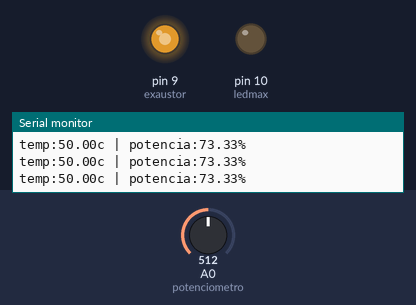
Simulated run of this sketch. Board: Arduino Uno, built with avr-gcc and run on an emulated ATmega328P. Parts: output pins drawn as LEDs (lit = HIGH), the last lines printed to the serial monitor. The test bench sets the inputs (shaded band); at power-on: A0 (potenciometro) = 512.

Above: at 1.2 s.
1.3 s: A0 (potenciometro) set to 716
At 1.7 s:
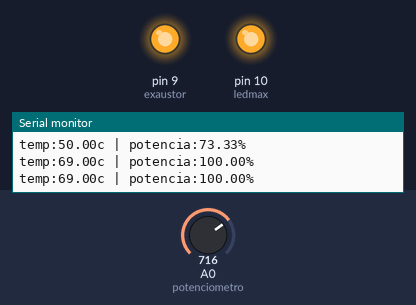
2.9 s: A0 (potenciometro) set to 643
4.4 s: A0 (potenciometro) set to 615
At 5.6 s:
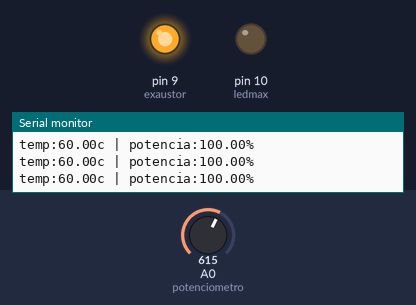
5.9 s: A0 (potenciometro) set to 306
At 7.2 s:
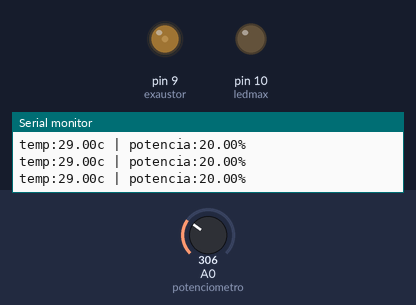
7.5 s: A0 (potenciometro) set to 900
At 8.8 s:
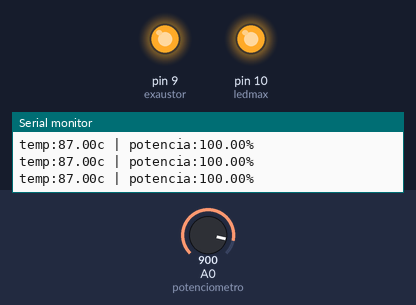
9.1 s: A0 (potenciometro) set to 122
At 10.6 s:
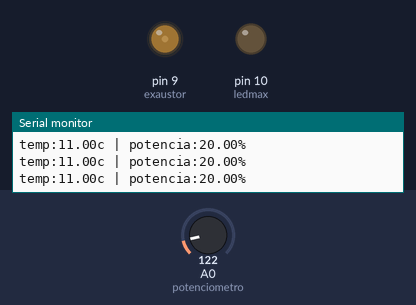
Timing chart, 0 to 12.1 s (numbered marks = the images above; inputs shaded):
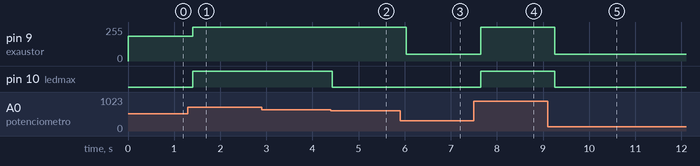

The sketch:

sistemaDeVentilacao.ino
```cpp
const int potenciometro = A0;
const int exaustor = 9;
const int ledmax = 10;

void setup (){
  pinMode(exaustor, OUTPUT);
  pinMode(ledmax, OUTPUT);
  Serial.begin(9600);
}
void loop(){
  int leitura = analogRead(potenciometro);
  float temperatura = map(leitura,0,1023,0,100);

  int potencia = 0;

  if (temperatura < 30.0) {
    potencia = 51;
    digitalWrite(ledmax, LOW);

  } else if (temperatura <= 60.0){
    potencia = map(temperatura,30,60,51,255);
    digitalWrite(ledmax, LOW);

  } else {
    potencia = 255;
    digitalWrite(ledmax, HIGH);
  }
  analogWrite(exaustor, potencia);

  Serial.print("temp:");
  Serial.print(temperatura);
  Serial.print ("c | potencia:");
  Serial.print((potencia / 255.0) * 100.0);
  Serial.println("%");

  delay(200);
}
```

Measured:
- the behaviour switches between 625 and 624 on A0 (potenciometro) (found by bisection; images 1 and 2)
- after the input at 1.3 s, pin 9 (exaustor): 187/255 → 255/255 after 0.11 s; pin 10 (ledmax): LOW → HIGH after 0.11 s
- after the input at 4.4 s, pin 10 (ledmax): HIGH → LOW at once
- after the input at 5.9 s, pin 9 (exaustor): 255/255 → 51/255 after 0.14 s
- after the input at 7.5 s, pin 9 (exaustor): 51/255 → 255/255 after 0.15 s; pin 10 (ledmax): LOW → HIGH after 0.15 s
- after the input at 9.1 s, pin 9 (exaustor): 255/255 → 51/255 after 0.16 s; pin 10 (ledmax): HIGH → LOW after 0.16 s
